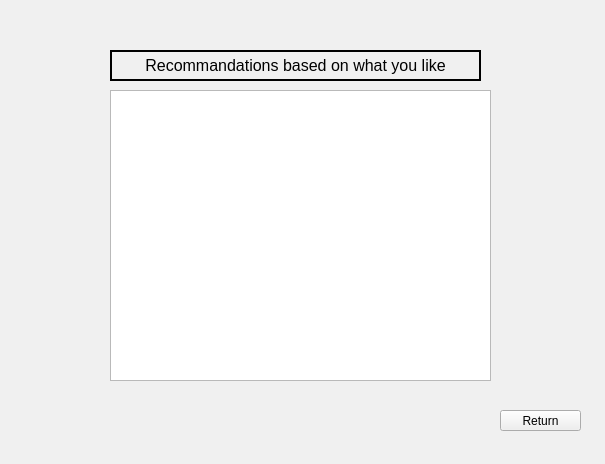
<?xml version="1.0" encoding="UTF-8"?>
<ui version="4.0">
 <class>RecommandationWindow</class>
 <widget class="QWidget" name="RecommandationWindow">
  <property name="geometry">
   <rect>
    <x>0</x>
    <y>0</y>
    <width>605</width>
    <height>464</height>
   </rect>
  </property>
  <property name="palette">
   <palette>
    <active>
     <colorrole role="WindowText">
      <brush brushstyle="SolidPattern">
       <color alpha="255">
        <red>255</red>
        <green>255</green>
        <blue>255</blue>
       </color>
      </brush>
     </colorrole>
     <colorrole role="Base">
      <brush brushstyle="SolidPattern">
       <color alpha="255">
        <red>189</red>
        <green>189</green>
        <blue>189</blue>
       </color>
      </brush>
     </colorrole>
     <colorrole role="Window">
      <brush brushstyle="SolidPattern">
       <color alpha="255">
        <red>0</red>
        <green>0</green>
        <blue>0</blue>
       </color>
      </brush>
     </colorrole>
    </active>
    <inactive>
     <colorrole role="WindowText">
      <brush brushstyle="SolidPattern">
       <color alpha="255">
        <red>0</red>
        <green>0</green>
        <blue>0</blue>
       </color>
      </brush>
     </colorrole>
     <colorrole role="Base">
      <brush brushstyle="SolidPattern">
       <color alpha="255">
        <red>255</red>
        <green>255</green>
        <blue>255</blue>
       </color>
      </brush>
     </colorrole>
     <colorrole role="Window">
      <brush brushstyle="SolidPattern">
       <color alpha="255">
        <red>240</red>
        <green>240</green>
        <blue>240</blue>
       </color>
      </brush>
     </colorrole>
    </inactive>
    <disabled>
     <colorrole role="WindowText">
      <brush brushstyle="SolidPattern">
       <color alpha="255">
        <red>120</red>
        <green>120</green>
        <blue>120</blue>
       </color>
      </brush>
     </colorrole>
     <colorrole role="Base">
      <brush brushstyle="SolidPattern">
       <color alpha="255">
        <red>0</red>
        <green>0</green>
        <blue>0</blue>
       </color>
      </brush>
     </colorrole>
     <colorrole role="Window">
      <brush brushstyle="SolidPattern">
       <color alpha="255">
        <red>0</red>
        <green>0</green>
        <blue>0</blue>
       </color>
      </brush>
     </colorrole>
    </disabled>
   </palette>
  </property>
  <property name="windowTitle">
   <string>Neflix</string>
  </property>
  <widget class="QPushButton" name="pushButton_return">
   <property name="geometry">
    <rect>
     <x>500</x>
     <y>410</y>
     <width>81</width>
     <height>21</height>
    </rect>
   </property>
   <property name="text">
    <string>Return</string>
   </property>
  </widget>
  <widget class="QListWidget" name="listWidget_recommandations">
   <property name="geometry">
    <rect>
     <x>110</x>
     <y>90</y>
     <width>381</width>
     <height>291</height>
    </rect>
   </property>
  </widget>
  <widget class="QLabel" name="label_username">
   <property name="geometry">
    <rect>
     <x>110</x>
     <y>50</y>
     <width>371</width>
     <height>31</height>
    </rect>
   </property>
   <property name="font">
    <font>
     <pointsize>12</pointsize>
    </font>
   </property>
   <property name="frameShape">
    <enum>QFrame::WinPanel</enum>
   </property>
   <property name="text">
    <string>Recommandations based on what you like</string>
   </property>
   <property name="alignment">
    <set>Qt::AlignCenter</set>
   </property>
  </widget>
 </widget>
 <resources/>
 <connections/>
</ui>
